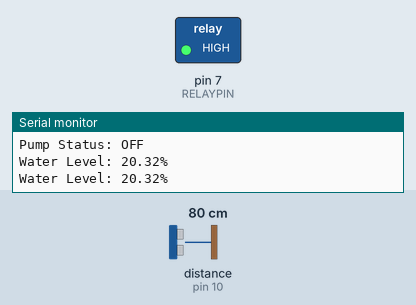
Bench run of a sketch on a simulated Arduino Uno, built with avr-gcc and run on an emulated ATmega328P. On the bench: switched loads named in the sketch (green lamp = pin HIGH), the last lines printed to the serial monitor. Wiring (inferred from the names in the program): ultrasonic range finder: trigger pin 9; echo pin 10. The test bench sets the inputs (shaded band); at power-on: distance to the obstacle (sensor on pin 10) 80 cm. The echo pulse lasts 58.3 µs per cm; EEPROM starts erased; pins used as bus, display or sensor lines are not drawn.

Above: at 1.8 s.
1.9 s: distance to the obstacle (sensor on pin 10) set to 87 cm
3.4 s: distance to the obstacle (sensor on pin 10) set to 95 cm
At 4.3 s:
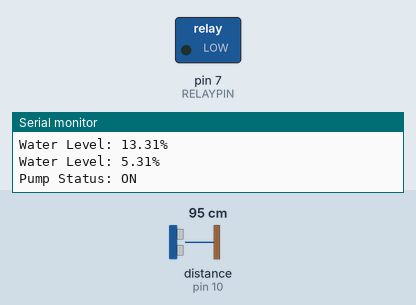
5.5 s: distance to the obstacle (sensor on pin 10) set to 32 cm
7.2 s: distance to the obstacle (sensor on pin 10) set to 27 cm
At 9.1 s:
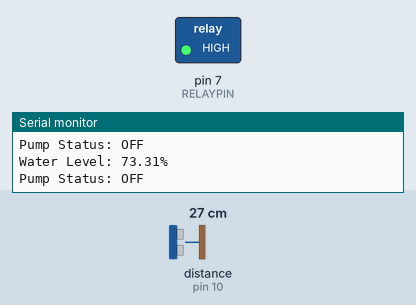
9.5 s: distance to the obstacle (sensor on pin 10) set to 120 cm
At 11.1 s:
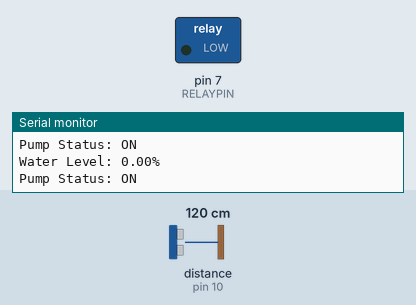
Timing chart, 0 to 12.5 s (numbered marks = the images above; inputs shaded):
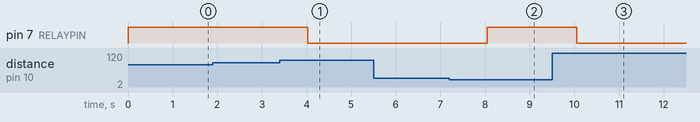

Measured:
- the behaviour switches between 90 and 91 cm on distance to the obstacle (sensor on pin 10) (found by bisection; images 0 and 1)
- the behaviour switches between 31 and 30 cm on distance to the obstacle (sensor on pin 10) (found by bisection; images 1 and 2)
- after the input at 3.4 s, pin 7 (RELAYPIN): HIGH → LOW after 0.63 s
- after the input at 7.2 s, pin 7 (RELAYPIN): LOW → HIGH after 0.85 s
- after the input at 9.5 s, pin 7 (RELAYPIN): HIGH → LOW after 0.56 s

The sketch:

Actuation__circuit.ino
```cpp
#include <EEPROM.h>  // Include the EEPROM library

// Define connections to sensor
#define TRIGPIN 9
#define ECHOPIN 10
#define RELAYPIN 7

float duration, distance;
bool pump;

// Tank height in meters
const float tankHeight = 1.00;

void setup() {
  Serial.begin(9600);

  pinMode(ECHOPIN, INPUT);
  pinMode(TRIGPIN, OUTPUT);
  pinMode(RELAYPIN, OUTPUT); // Set relay pin as OUTPUT

  // Read the last pump status from EEPROM
  int pumpStatus = EEPROM.read(0); // Address 0 in EEPROM
  pump = (pumpStatus == 1); // Convert the read value to a boolean
  digitalWrite(RELAYPIN, pump ? LOW : HIGH); // Set the relay based on pump status

  // Print the initial pump status
  Serial.print("Pump Status: ");
  Serial.println(pump ? "ON" : "OFF");
}

void loop() {
  // Set the trigger pin LOW for 2uS
  digitalWrite(TRIGPIN, LOW);
  delayMicroseconds(2);

  // Set the trigger pin HIGH for 20us to send pulse
  digitalWrite(TRIGPIN, HIGH);
  delayMicroseconds(20);

  // Return the trigger pin to LOW
  digitalWrite(TRIGPIN, LOW);

  // Measure the width of the incoming pulse
  duration = pulseIn(ECHOPIN, HIGH) / 1000000.0;

  // Convert duration to distance in meters
  distance = (duration / 2) * 343;

  // Calculate the remaining distance in the tank
  float remainingDistance = tankHeight - distance;

  // Calculate water level as a percentage (0% to 100%)
  float waterLevelPercent = (remainingDistance / tankHeight) * 100;
  waterLevelPercent = constrain(waterLevelPercent, 0, 100); // Keep the value within 0 to 100 range

  // Print water level to the serial monitor
  Serial.print("Water Level: ");
  Serial.print(waterLevelPercent);
  Serial.println("%");

  // Check if water level is below or equal to 3%
  if (waterLevelPercent <= 10.0) {
    digitalWrite(RELAYPIN, LOW); // Turn on the relay
    pump = true; // Turn on the pump
    Serial.println("Pump Status: ON");
  }
  // Check if water level is above or equal to 97%
  else if (waterLevelPercent >= 70.0) {
    digitalWrite(RELAYPIN, HIGH); // Turn off the relay
    pump = false; // Turn off the pump
    Serial.println("Pump Status: OFF");
  }

  // Save the current pump status to EEPROM
  EEPROM.update(0, pump ? 1 : 0); // Address 0 in EEPROM

  delay(1000);
}
```
